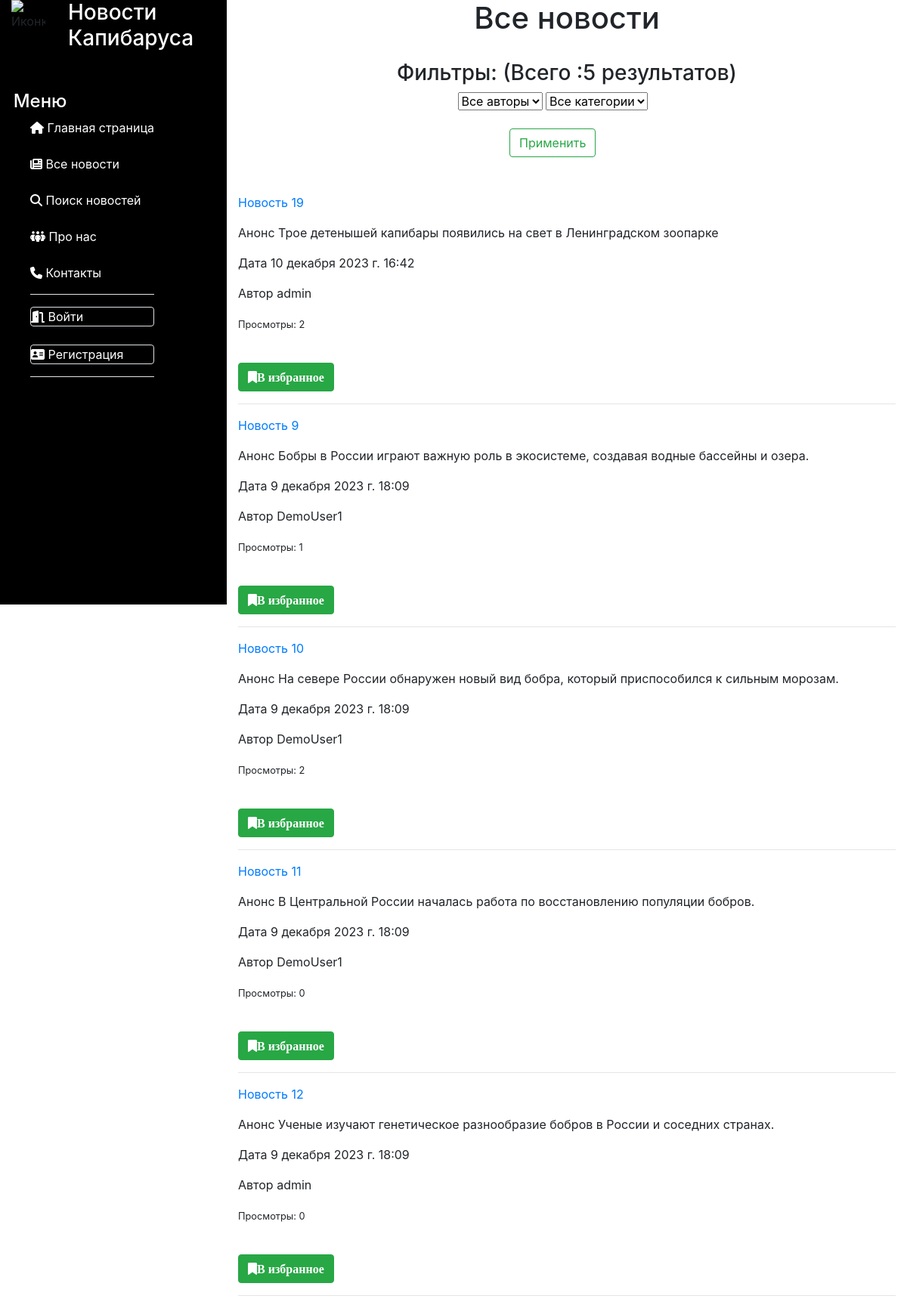
Page /news/ on the committed database.
### news/models.py (models this page shows, shortened)
class Article(models.Model):
    categories = (('E', 'Economics'),
                  ('S', 'Science'),
                  ('IT', 'IT'))
    author = models.ForeignKey(User, on_delete=models.SET_NULL, null=True)
    title = models.CharField('Название', max_length=50, default='')
    anouncement = models.TextField('Аннотация', max_length=250)
    text = models.TextField('Текст новости', validators=[MinLengthValidator(120)])
    date = models.DateTimeField('Дата публикации', auto_created=True, default=datetime.datetime.now())
    category = models.CharField(choices=categories, max_length=20, verbose_name='Категории')
    tags = models.ManyToManyField(to=Tag, blank=True)
    def __str__(self):
        return f'Новость: {self.title} от {self.date}'
    def get_absolute_url(self):
        return f'/news/{self.id}'
    def get_views(self):
        return self.views.count()
    class Meta:
        ordering = ['title', 'date']
        verbose_name = 'Новость'
        verbose_name_plural = 'Новости'

### news/views.py (the view)
# urls.py: path('', views.news_list, name='news_list'),
def news_list(request):
    categories = Article.categories  # создали перечень категорий
    author_list = User.objects.all()  # создали перечень авторов
    if request.method == "POST":
        selected_author = int(request.POST.get('author_filter'))
        selected_category = int(request.POST.get('category_filter'))
        request.session['selected_author'] = selected_author
        request.session['selected_category'] = selected_category
        if selected_author == 0:  # выбраны все авторы
            news = Article.objects.all().order_by('-date')
        else:
            news = Article.objects.filter(author=selected_author)
        if selected_category != 0:  # фильтруем найденные по авторам результаты по категориям
            news = news.filter(category__icontains=categories[selected_category - 1][0])
    else:  # если страница открывется
        selected_author = request.session.get('selected_author')
        print(selected_author)
        if selected_author != None and selected_author != 0:  # если не пустое - находим нужные новости
            news = Article.objects.filter(author=selected_author)
        else:
            news = Article.objects.all().order_by('-date')
        selected_category = request.session.get('selected_category')
        print(selected_category)
        if selected_category != None and selected_category != 0:  # если не пустое - находим нужные ноновсти
            news = news.filter(category__icontains=categories[selected_category - 1][0])
    print(news)
    total = len(news)
    p = Paginator(news, 5)
    page_number = request.GET.get('page')
    page_obj = p.get_page(page_number)
    context = {'news': page_obj, 'author_list': author_list, 'selected_author': selected_author,
               'categories': categories, 'selected_category': selected_category, 'total': total}
    return render(request, 'news/news_list.html', context)

### news/templates/news/news_list.html (shortened to what this page needs)
{% extends 'main/SideBar.html' %}
{% load static %}
{% block content %}
<h1 class="text-center">Все новости</h1>
<br>
<div class="text-center">
    <label><h3> Фильтры: (Всего :{{ news|length }} результатов) </h3>
        <form method="post">
            <div class="form-group col-11">
                <select class="form-select" name="author_filter">
                    <option value="0">Все авторы</option>
                </select>
                <select class="form-select" name="category_filter">
                    <option value="0">Все категории</option>
                </select>
                <br>
                <br>
                <input type="submit" class="btn btn-outline-success" value="Применить">
            </div>
        </form>
    </label>
</div>
<br>
{% for n in news %}
<div>
    <p><a href="{{n.get_absolute_url}}">{{ n.title }} </a></p>
    <p> Анонс {{ n.anouncement }}</p>
    <p> Дата {{ n.date }}</p>
    <p> Автор {{ n.author.username }}</p>
    <p><small>Просмотры: {{ n.get_views }}</small></p>
    <br>
    <a class="btn btn-success" href="{% url 'favorites' n.pk %}"><i class="fa fa-bookmark">В избранное</i></a>
    <br>
    <hr>
</div>
{% endfor %}
{% endblock content %}

### main/static/main/css/style.css (style rules this page uses)
body { height: 100vh; }

### rows in the picture
Article: title "Новость 19", anouncement "Трое детенышей капибары появились на свет в Ленинградском зоопарке", date "10 декабря 2023 г. 16:42", author.username "admin", get_views "2"
Article: title "Новость 9", anouncement "Бобры в России играют важную роль в экосистеме, создавая водные бассейны и озера.", date "9 декабря 2023 г. 18:09", author.username "DemoUser1", get_views "1"
Article: title "Новость 10", anouncement "На севере России обнаружен новый вид бобра, который приспособился к сильным морозам.", date "9 декабря 2023 г. 18:09", author.username "DemoUser1", get_views "2"
Article: title "Новость 11", anouncement "В Центральной России началась работа по восстановлению популяции бобров.", date "9 декабря 2023 г. 18:09", author.username "DemoUser1", get_views "0"
Article: title "Новость 12", anouncement "Ученые изучают генетическое разнообразие бобров в России и соседних странах.", date "9 декабря 2023 г. 18:09", author.username "admin", get_views "0"

### other values in the picture
{{ news|length }} "5"
